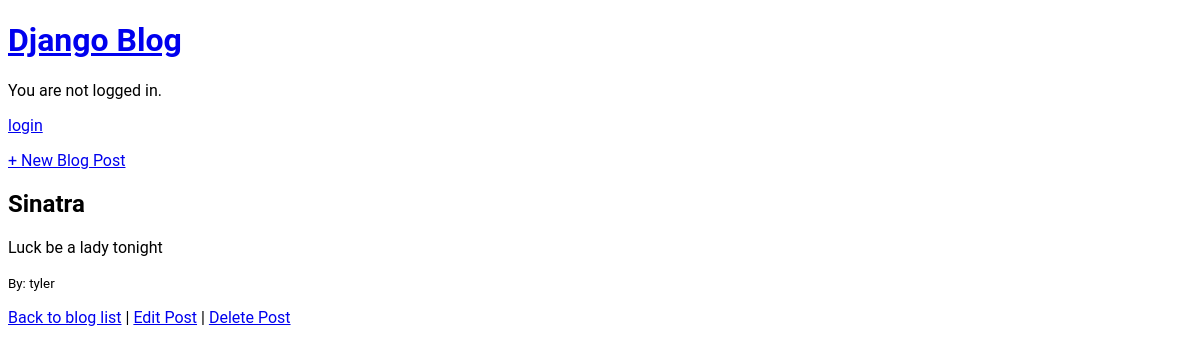
The app's page /post/2/, older data.
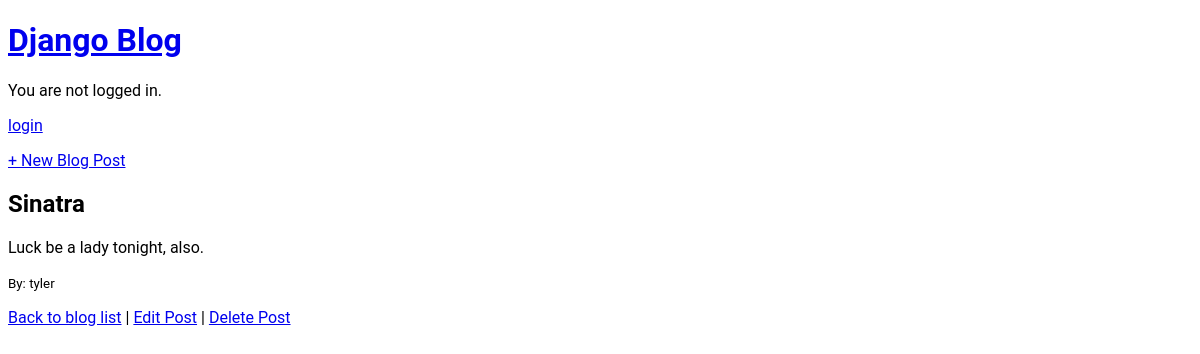
The same page, newer data.
### blog/models.py (models this page shows, shortened)
class Post(models.Model):
	title = models.CharField(max_length=200)
	author = models.ForeignKey(
		'auth.User',
		on_delete=models.CASCADE,
	)
	body = models.TextField()

### blog/views.py (the view)
# urls.py: path('post/<int:pk>/', views.BlogDetailView.as_view(), name='post_detail'),
class BlogDetailView(DetailView):
	model = Post
	template_name = 'post_detail.html'

### templates/post_detail.html
{% extends 'base.html' %}
{% block content %}
	<div class="post-entry">
		<h2>{{ post.title }}</h2>
		<p>{{ post.body }}</p>
		<p><small>By: {{ post.author }}</small></p>
	</div>
	<div>
		<a href="{% url 'home' %}">Back to blog list</a> | <a href="{% url 'post_edit' post.pk %}">Edit Post</a> |
		 <a href="{% url 'post_delete' post.pk %}">Delete Post</a>
	</div>
{% endblock content %}

Row changes from the older to the newer data that the page shows:
changed Post "Sinatra": body "Luck be a lady tonight" → "Luck be a lady tonight, also."
